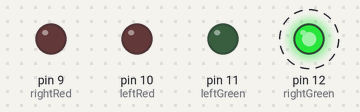
Bench run of a sketch on a simulated Arduino Uno, built with avr-gcc and run on an emulated ATmega328P. Parts: output pins drawn as LEDs (lit = HIGH). Dashed ring = blinking.

Above: at 0.12 s.
Timing chart, 0 to 3.0 s (numbered marks = the images above):
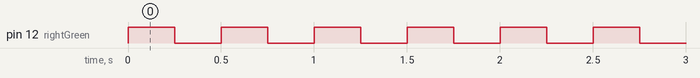

The sketch:

Quad_BLink.ino
```cpp
int rightGreen = 12;
int leftGreen = 11;
int leftRed = 10;
int rightRed = 9;

// the setup routine runs once when you press reset:
void setup() {
  // initialize the digital pin as an output.
  pinMode(rightGreen, OUTPUT);
  pinMode(leftGreen, OUTPUT);
  pinMode(rightRed, OUTPUT);
  pinMode(leftRed, OUTPUT);

}

// the loop routine runs over and over again forever:
void loop() {
  digitalWrite(rightGreen, HIGH);
  delay(250);
  digitalWrite(rightGreen, LOW);
  delay(250);

}
//digitalWrite(rightRed, LOW);
  //delay(1000);
```

Measured:
- by itself, pin 12 (rightGreen): alternates HIGH for 0.25 s and LOW for 0.25 s
